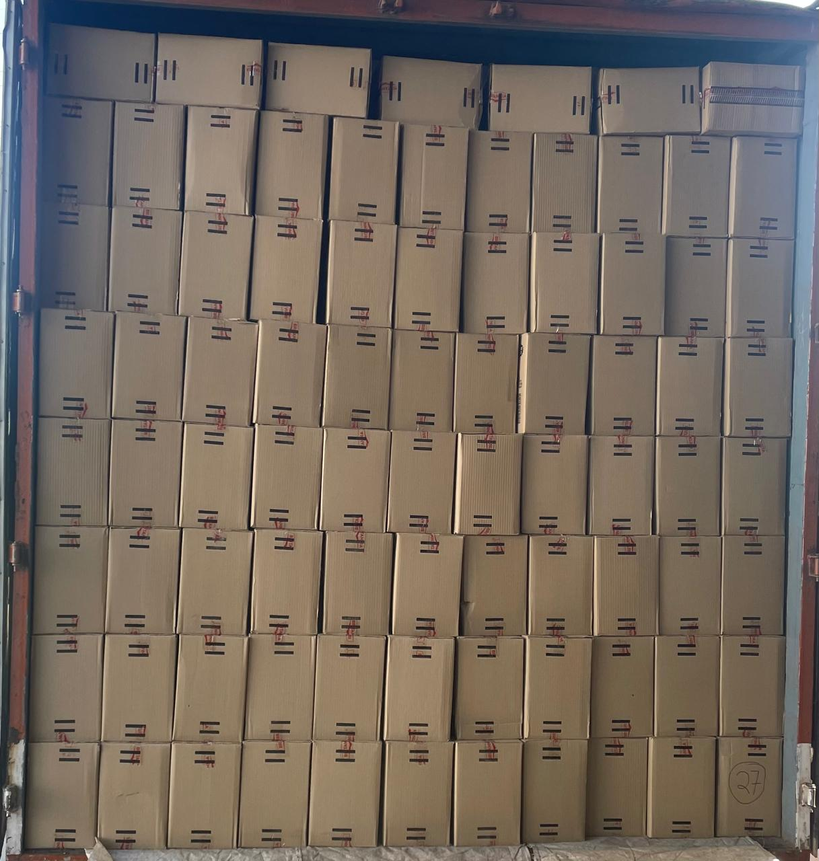
#> input picture image-processing/test1.png, 819 x 861 px, shrunk from 1217 x 1280 before the run, found by its file name
$ jupyter execute detectbox1.ipynb
#> lines starting #> are read from the running program, lines starting #| are printed output that depends on the picture; after the words box and inside, x2 and y2 are one past the last pixel; in counts of white or black regions, pixels touching at a corner belong together
<a href="https://colab.research.google.com/github/harshitash2712002/sampan-boxcount/blob/main/image-processing/detectbox1.ipynb" target="_parent"></a>

[cell 1]
import cv2
import numpy as np
import matplotlib.pyplot as plt
from PIL import Image, ImageEnhance

image = cv2.imread('/content/test1.png')
#> image is the input picture: shape (861, 819, 3); mean B, G, R 96.2, 105.9, 116.9

image = Image.fromarray(image)
enhancer=ImageEnhance.Color(image)
image=enhancer.enhance(1.6)
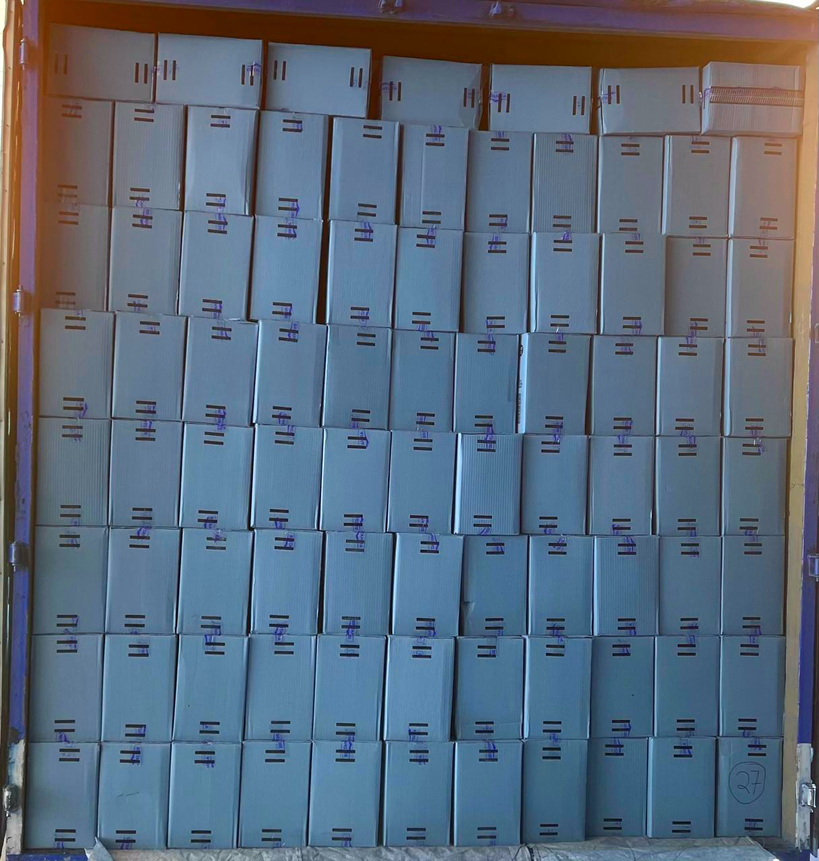
#> image: PIL image 819x861 RGB; mean R, G, B 91, 106.6, 124.2
image = np.array(image)

gray = cv2.cvtColor(image, cv2.COLOR_BGR2GRAY)
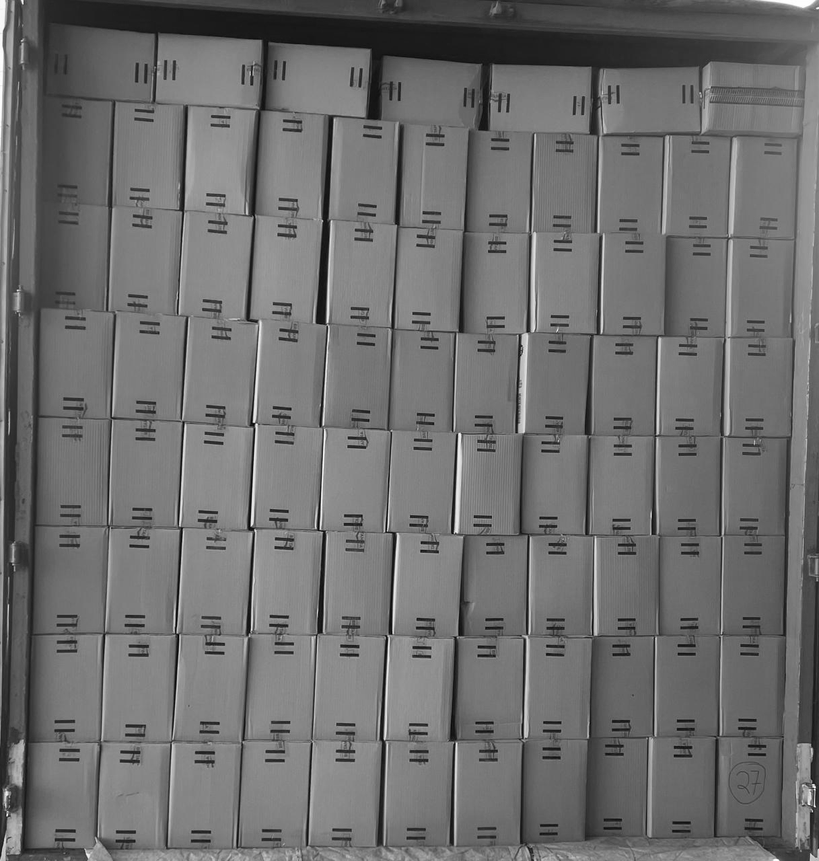
#> gray: shape (861, 819); min 0, max 255, mean 110

blurred = cv2.GaussianBlur(gray, (3, 3), 0)

sharp = cv2.addWeighted(gray, 1.495, blurred, -0.4981, 0)

edges = cv2.Canny(sharp, 300, 500)
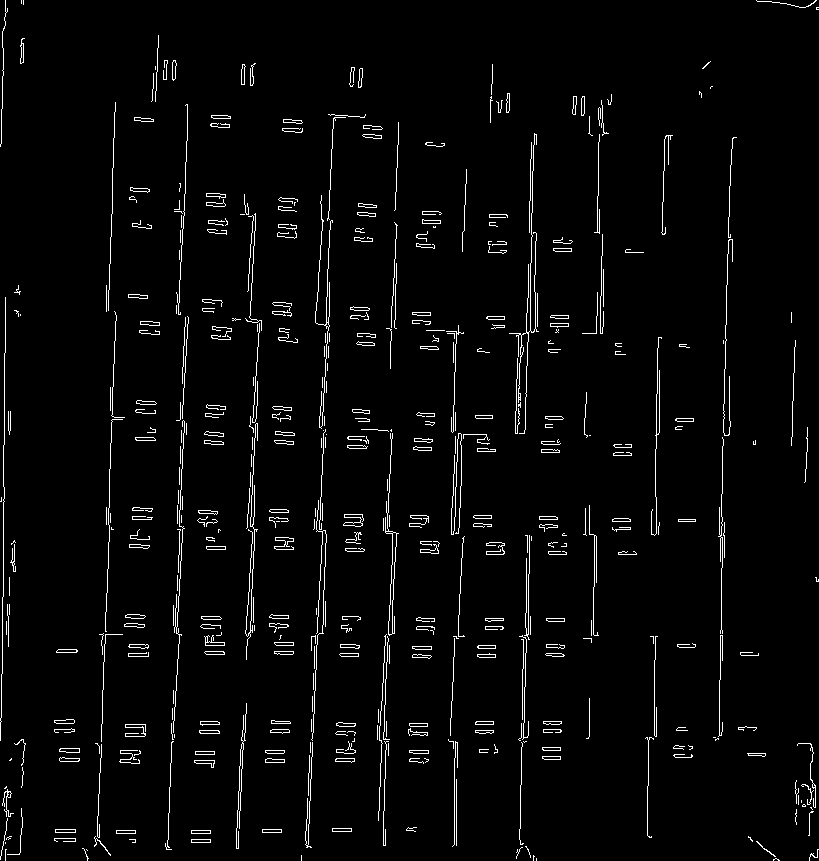
#> edges: shape (861, 819); 3.1% white in thin lines or dots

contours, _ = cv2.findContours(edges.copy(), cv2.RETR_EXTERNAL, cv2.CHAIN_APPROX_SIMPLE)
#> contours = 453 contours, 351 with area under 20; largest, box (x1, y1, x2, y2) and area: (385, 433, 399, 636) 338, (59, 748, 80, 753) 73, (204, 635, 225, 646) 72, (274, 537, 294, 550) 70, (194, 760, 215, 768) 68

box_count = 0

for contour in contours:
    epsilon = 0.02 * cv2.arcLength(contour, True)
    approx = cv2.approxPolyDP(contour, epsilon, True)

    if len(approx) == 4:
        box_count += 1

        cv2.drawContours(edges, [approx], -1, (0, 255, 0), 2)
#> this loop made 453 passes
#> (contour, epsilon, approx) on pass 7: ([[5, 849], [5, 860], [5, 850], [6, 849]], 0.468, [[6, 849], [5, 849], [5, 860], [5, 850]])
#> (epsilon, approx) on passes 2, 3, 4, 6, 11, 12: (0.08, [[536, 858], [536, 860]]), (0.217, [[533, 855], [533, 860], [533, 857], [534, 856]]), (0.2, [[301, 855], [301, 860]]), (0.0566, [[86, 849], [87, 850]]), (0.04, [[5, 842], [5, 843]]), (1.02, [[756, 841], [764, 849], [775, 856], [763, 848]])
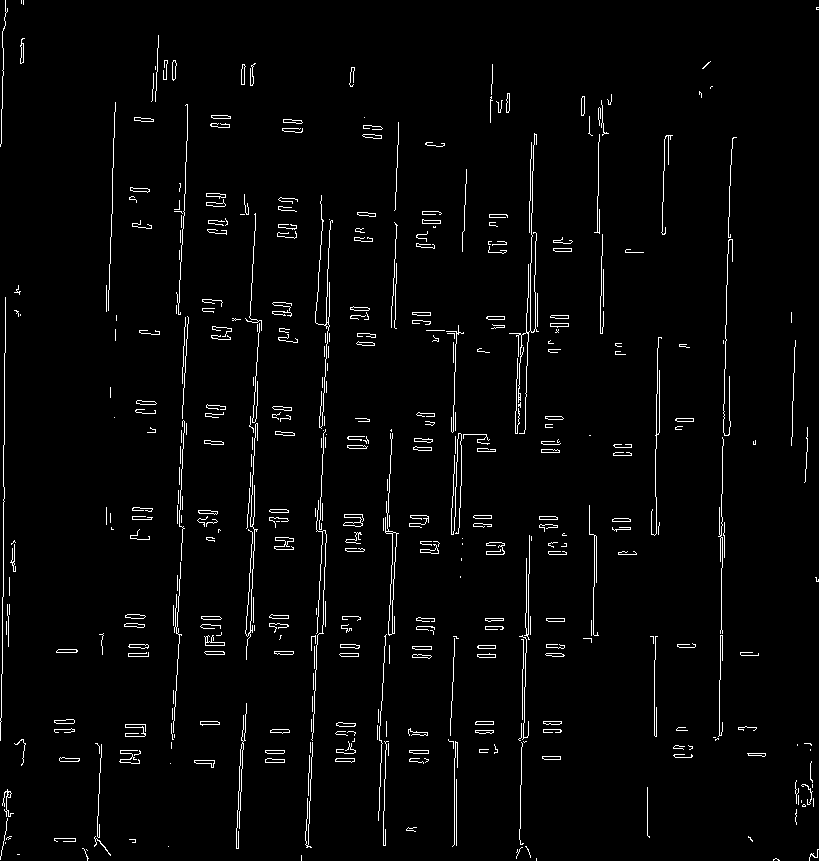
#> edges: shape (861, 819); 2.6% white in thin lines or dots
#> after the loop, box_count = 61

plt.imshow(edges)
plt.show()
cv2.waitKey(0)
cv2.destroyAllWindows()

print("original image")
plt.imshow(image)
plt.show()
print(f"Number of boxes counted: {box_count}")
#| Number of boxes counted: 61
